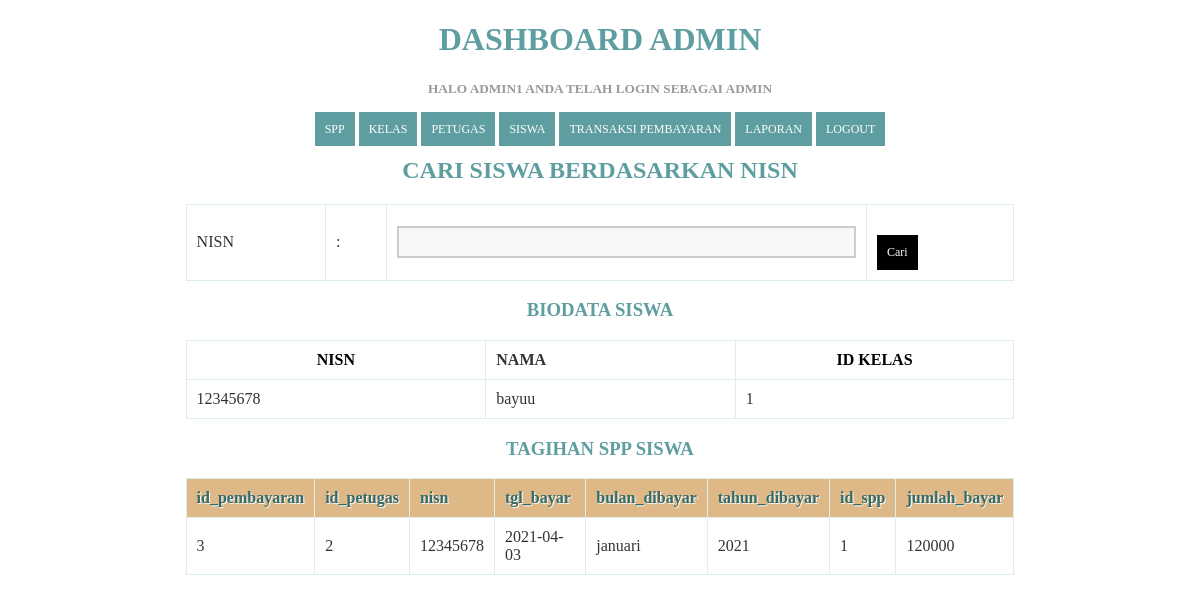
Page /historysiswa.php?nisn=12345678 (signed in) on the committed database.
### tables this page shows
CREATE TABLE `siswa` (
  `nisn` varchar(11) NOT NULL,
  `nis` varchar(11) NOT NULL,
  `nama` varchar(35) NOT NULL,
  `id_kelas` int(11) NOT NULL,
  `alamat` text NOT NULL,
  `no_telp` varchar(13) NOT NULL,
  `id_spp` int(11) NOT NULL
);

CREATE TABLE `pembayaran` (
  `id_pembayaran` int(11) NOT NULL,
  `id_petugas` int(11) NOT NULL,
  `nisn` varchar(11) NOT NULL,
  `tgl_bayar` date NOT NULL,
  `bulan_dibayar` varchar(8) NOT NULL,
  `tahun_dibayar` varchar(4) NOT NULL,
  `id_spp` int(11) NOT NULL,
  `jumlah_bayar` int(11) NOT NULL
);

### historysiswa.php (the view, shortened to what this page needs)
<!DOCTYPE html>
<html>
  <head>
  </head>
<body>
<?php
    include('header.php');
    ?>
    <center><h2>CARI SISWA BERDASARKAN NISN</h2></center>
    <form action="" method="get">
  <table class="table">
    <tr>
      <td>NISN</td>
      <td>:</td>
      <td>
        <input class="form-control" type="text" name="nisn">
      </td>
      <td>
        <button class="btn btn-primary" type="submit" name="cari">Cari</button></td>
</tr>
    </table>
  </form>
<?php
if (isset($_GET['nisn']) && $_GET['nisn'] != ''){
  $query= mysqli_query ($koneksi,"SELECT * FROM siswa WHERE nisn = '$_GET[nisn]'");
  $data = mysqli_fetch_array($query);
?>
<center><h3>Biodata Siswa</h3></center>
<thead>
    <table class="table table-bordered table-striped">
    <tr>
      <th scope="col"><b>NISN</b></th>
      <td scope="col"><b>NAMA</b></td>
      <th scope="col"><b>ID KELAS</b></th>
      </tr>
      <tbody>
      <td><?php echo $data['nisn']; ?></td>
      <td><?php echo $data['nama']; ?></td>
      <td><?php echo $data['id_kelas']; ?></td>
      </table>
      </thead>
      <div class="panel-heading">
      <center><h3>Tagihan SPP Siswa</h3></center>
      </div>
      <table class="table table-bordered table-striped">
        <thead>
      <tr>
      <th scope="col">id_pembayaran</th>
      <th scope="col">id_petugas</th>
      <th scope="col">nisn</th>
      <th scope="col">tgl_bayar</th>
      <th scope="col">bulan_dibayar</th>
      <th scope="col">tahun_dibayar</th>
      <th scope="col">id_spp</th>
      <th scope="col">jumlah_bayar</th>
        </tr>
        </thead>
  <tbody>
    <?php
    $query= mysqli_query($koneksi ," SELECT * FROM pembayaran WHERE nisn = '$data[nisn]' ORDER BY jumlah_bayar ASC ");
  while($data= mysqli_fetch_assoc($query))
  {
  echo"
       <tr>
          <td>{$data['id_pembayaran']}</td>
           <td>{$data['id_petugas']}</td>
          <td>{$data['nisn']}</td>
          <td>{$data['tgl_bayar']}</td>
          <td>{$data['bulan_dibayar']}</td>
          <td>{$data['tahun_dibayar']}</td>
          <td>{$data['id_spp']}</td>
          <td>{$data['jumlah_bayar']}</td>
          </tr>";
        }
         ?>
       </table>
<?php
}
?>
</body>
</body>
</html>

### historysiswa.php (style rules this page uses)
* { font-family: "Trebuchet MS"; }
h2 { text-transform: uppercase; color: CadetBlue; }
h3 { text-transform: uppercase; color: CadetBlue; }
button { background-color: black; color: #fff; padding: 10px; text-decoration: none; font-size: 12px; border: 0px; margin-top: 20px; }
input { padding: 6px; width: 100%; box-sizing: border-box; background: #f8f8f8; border: 2px solid #ccc; outline-color: CadetBlue; }
div { width: 100%; height: auto; }

### Header.php (style rules this page uses)
* { font-family: "Trebuchet MS"; }
table { border: solid 1px #DDEEEE; border-collapse: collapse; border-spacing: 0; width: 70%; margin: 10px auto 10px auto; }
table thead th { background-color: BurlyWood; border: solid 1px #DDEEEE; color: #336B6B; padding: 10px; text-align: left; text-shadow: 1px 1px 1px #fff; text-decoration: none; }
table tbody td { border: solid 1px #DDEEEE; color: #333; padding: 10px; text-shadow: 1px 1px 1px #fff; }

### rows in the picture
siswa: nisn "12345678", nama "bayuu", id_kelas "1"
pembayaran: id_pembayaran "3", id_petugas "2", nisn "12345678", tgl_bayar "2021-04-03", bulan_dibayar "januari", tahun_dibayar "2021", id_spp "1", jumlah_bayar "120000"

### other values in the picture
$_SESSION['username'] "ADMIN1"
$_SESSION['level'] "ADMIN"
